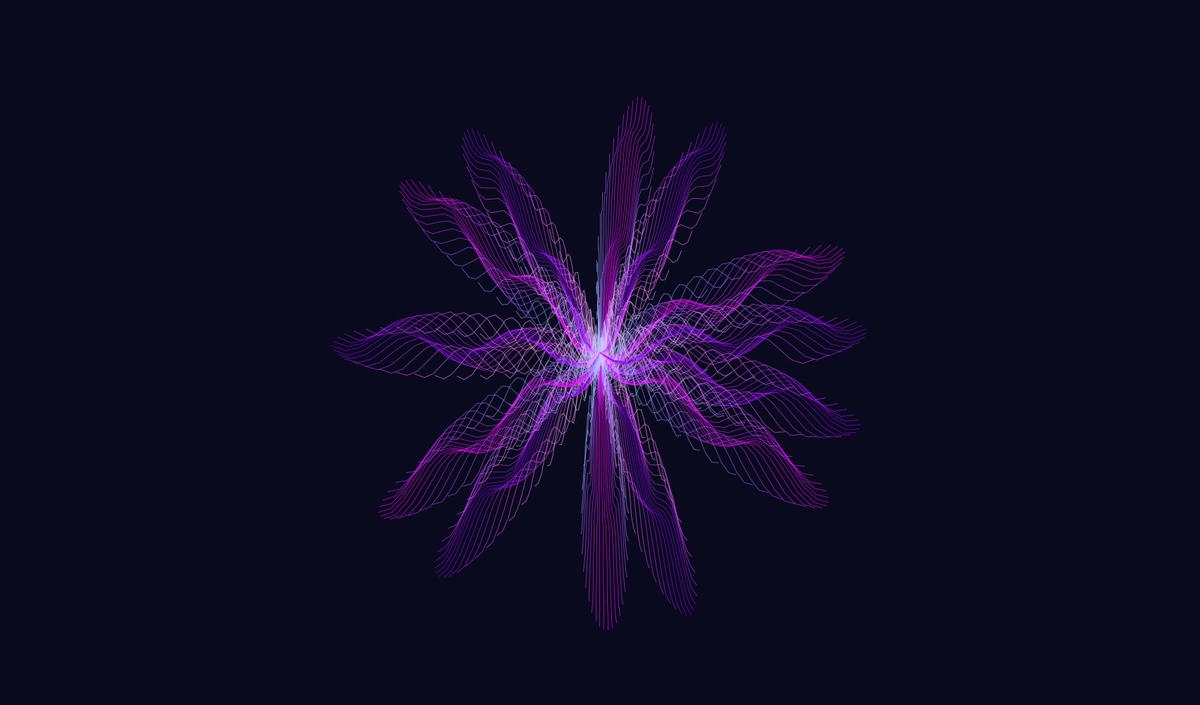
Frame 1 (no input)
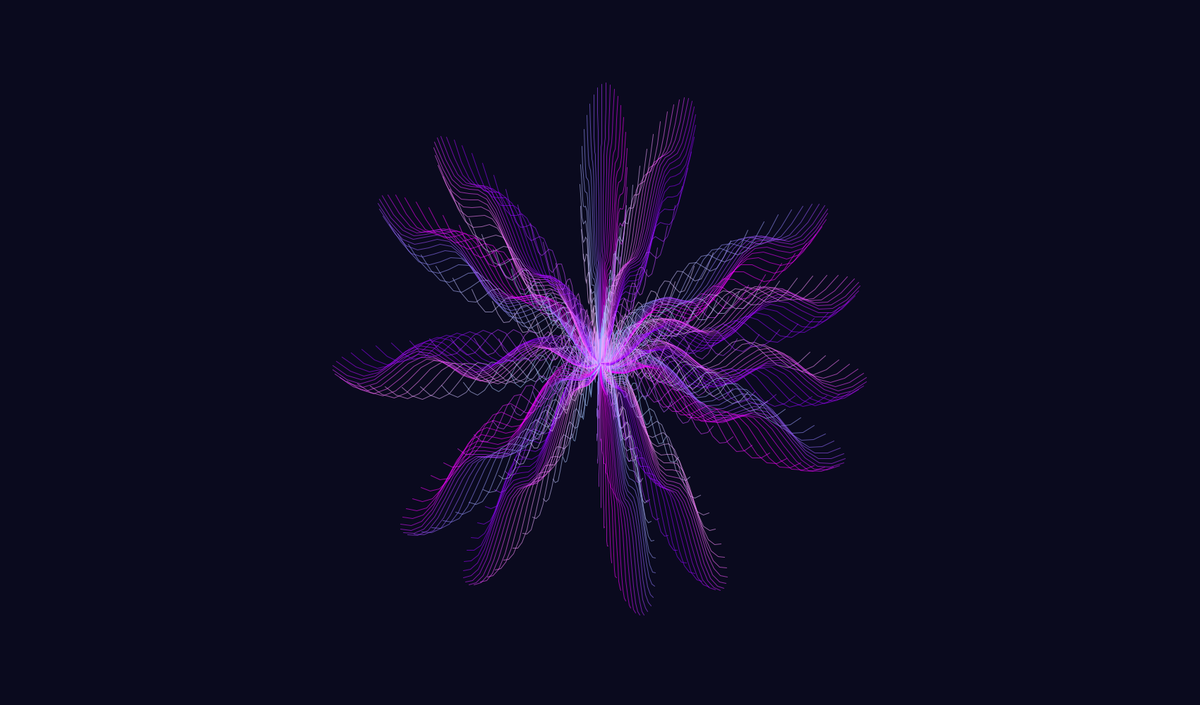
Frame 60 (the mouse pressed at the canvas centre just before this capture)
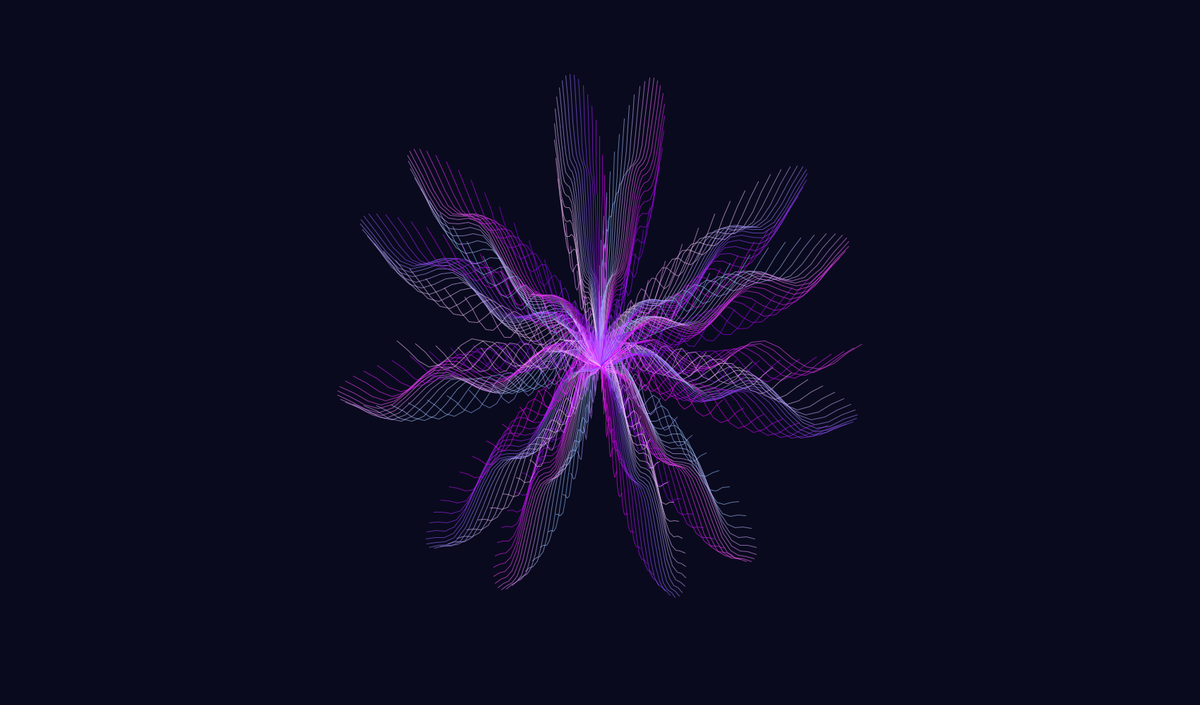
Frame 120 (the mouse held since frame 60 and released just before this capture)

The Processing sketch that drew these frames (run headless with seeded random() and noise(); from frame 60 on, the mouse is pressed at the canvas centre):

// Processing sketch: Hypnotic_Flower_Bloom
// ── Hypnotic_Flower_Bloom.pde
int numPetals = 400;      // Number of petals
float bloomSpeed = 0.015;  // Speed of bloom animation
float rotationSpeed = 0.0075; // Speed of rotation
float petalLength = 400;  // Length of each petal

void setup() {
  size(1700, 1000);
  noFill();
}

void draw() {
  background(10, 10, 30);  // Dark background for contrast

  translate(width / 2, height / 2); // Move origin to center for rotation

  float time = frameCount * bloomSpeed; // Time variable for animation

  // Draw each petal with a dynamic color and rotation
  for (int i = 0; i < numPetals; i++) {
    float angle = TWO_PI / numPetals * i + time * rotationSpeed; // Calculate angle with rotation
    float distance = sin(time + i * 0.1) * petalLength; // Growing effect with sinusoidal wave

    // Calculate x and y positions using polar coordinates
    float x = cos(angle) * distance;
    float y = sin(angle) * distance;

    // Set dynamic color gradient for petals
    stroke(200 + sin(i * 0.3 + time) * 55, 100 + cos(i * 0.2 + time) * 100, 255, 150);

    // Draw a petal as a curving line
    beginShape();
    for (float t = 0; t < 1; t += 0.05) {
      float petalX = lerp(0, x, t);
      float petalY = lerp(0, y, t) + sin(t * PI * 5 + time) * 20; // Curving effect
      vertex(petalX, petalY);
    }
    endShape();
  }
}
